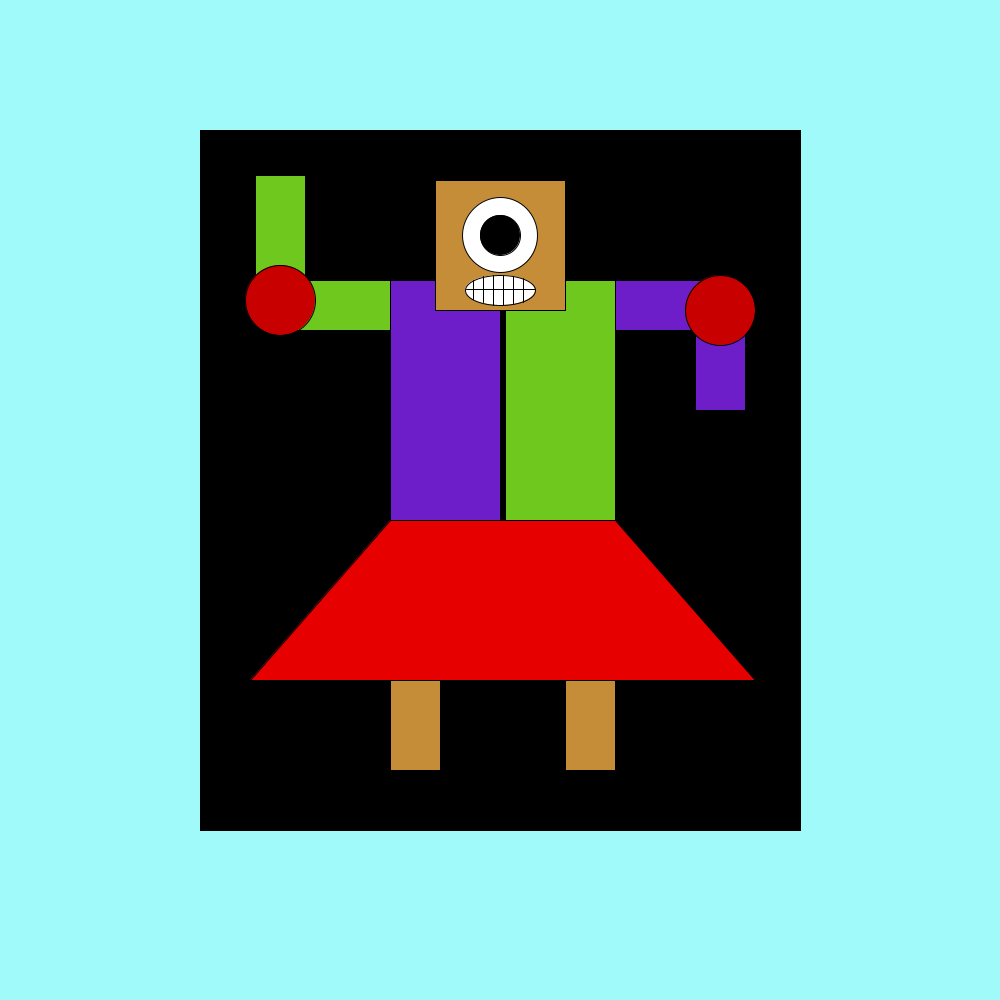
Frame 1 (no input)
Frame 60 (the mouse pressed at the canvas centre just before this capture): identical to frame 1, image omitted
Frame 120 (the mouse held since frame 60 and released just before this capture): identical to frame 1, image omitted

The Processing sketch that drew this single still picture (run headless with seeded random() and noise(); from frame 60 on, the mouse is pressed at the canvas centre):

// Processing sketch: robot_sketch
// ── robot_sketch.pde
/*
This is Alban Maurel's code.
I made a scary doll creature
*/
void setup() {
  size (1000, 1000);
}

void draw() {
  System.out.println(mouseX + "," + mouseY);

background(160, 250, 250); //background

fill(0, 0, 0); //smaller black background 
rect(200, 130, 600, 700);

fill(110, 200, 30);
rect(390, 280, 225, 250); //chest
fill(110, 30, 200);
rect(390, 280, 110, 250);
fill(0 ,0, 0);
rect(500, 280, 5, 250);

fill(#c68d39);
square(435, 180, 130); //head
fill(#ffffff);
ellipse(500, 290, 70, 30); //mouth
circle(500, 235, 75);
fill(0, 0, 0);
circle(500, 235, 40);
line(466, 289, 535, 289);//teeth
line(473, 280, 473, 299);
line(483, 276, 483, 302);
line(493, 275, 493, 305);
line(503, 275, 503, 305);
line(513, 276, 513, 304);
line(523, 278, 523, 302);

fill(#c68d39);
rect(390, 520, 50, 250); //legs
rect(565, 520, 50, 250);

fill(230, 0, 0);
quad(615, 520, 390, 520, 250, 680, 755, 680); //skirt

fill(110, 200, 30);
rect(280, 280, 110, 50); //arms
rect(255, 175, 50, 110);
fill(110, 30, 200);
rect(615, 280, 110, 50);
rect(695, 300, 50, 110);
fill(200, 0, 0);
circle(280, 300, 70);
circle(720, 310, 70);
}
